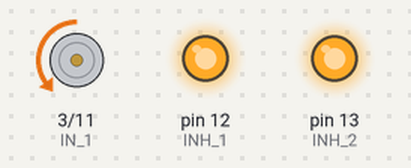
This sketch was run on a simulated Arduino Uno, built with avr-gcc and run on an emulated ATmega328P. Shown: motor-driver pin pairs drawn as motors (green arrow = first pin HIGH = forward, orange = second pin HIGH = backward, longer = more drive), output pins drawn as LEDs (lit = HIGH).

Above: at 3.25 s.
At 12.1 s:
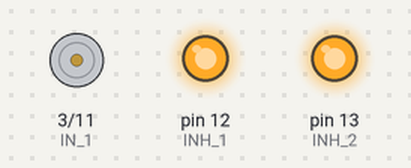
At 23.56 s:
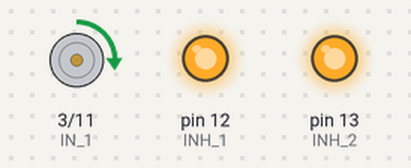
At 36.67 s:
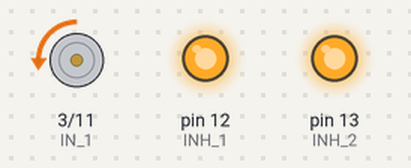
Timing chart, 0 to 40.0 s (numbered marks = the images above):
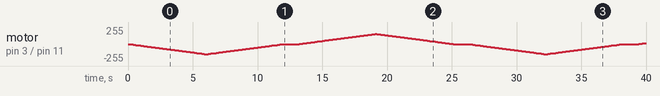

Measured:
- by itself, motor on pin 3 (IN_1) / pin 11 (IN_2): stopped → backward 2/255 at 0.10 s, → backward 5/255 0.10 s later, → backward 7/255 0.10 s later, → backward 10/255 0.10 s later, … (366 changes in this stretch)

The sketch:

debug_uno_dc_shield.ino
```cpp
#include <Wire.h> //include i2c library
/*Sketch to drive Brushed DC-Motor in two directions*/

#define  IS_1  0
#define  IS_2  1
#define  IN_1  3
#define  IN_2  11
#define  INH_1 12
#define  INH_2 13

#define TCONST 100      //Delay Time between Steps

int Motor_DC     = 0;    // actual DC
int Motor_DC_MAX = 60;   // 50% Dutycycle

void setup() {

  // put your setup code here, to run once:
  pinMode(IN_1,OUTPUT);
  pinMode(IN_2,OUTPUT);
  pinMode(INH_1,OUTPUT);
  pinMode(INH_2,OUTPUT);

  reset_ports();

  digitalWrite(INH_1,1);
  digitalWrite(INH_2,1);
}

void fade_Motor(int port)
{
   for(int i = 0; i< Motor_DC_MAX; i++)
  {
  Motor_DC = map( i , 0 , 100 , 0 , 255 );
  analogWrite( port , Motor_DC );

  delay(TCONST);
  }

  //Slow down Motor
  for(int i = Motor_DC_MAX; i>= 0; i--)
  {
  Motor_DC = map( i , 0 , 100 , 0 , 255 );
  analogWrite( port , Motor_DC );

  delay(TCONST);
  }
}

//Stop
void reset_ports()
{
  digitalWrite(IN_1,0);
  digitalWrite(IN_2,0);
}

void loop() {


  //Fade Motor in forward direction
  fade_Motor(IN_2);

  //Wait and Stop
  reset_ports();
  delay(1000);  //Wait for 1s

  //Fade Motor in backward direction
  fade_Motor(IN_1);

  //Wait and Stop
  reset_ports();
  delay(1000);  //Wait for 1s

}
```
